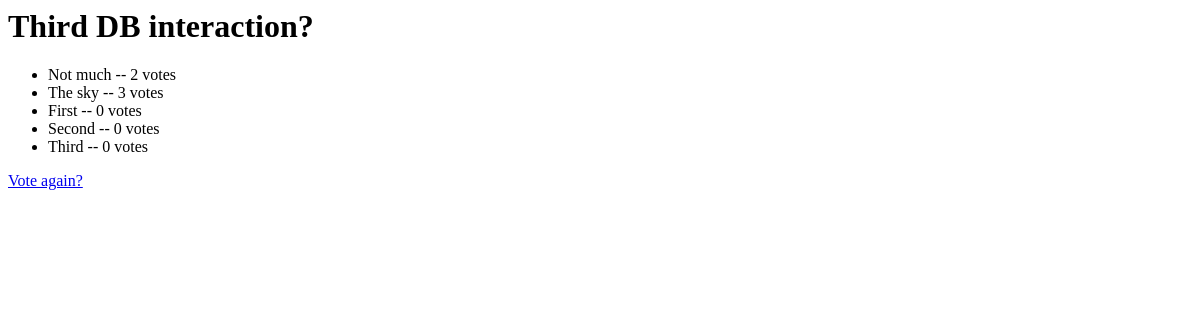
The app's page /polls/3/results/, older data.
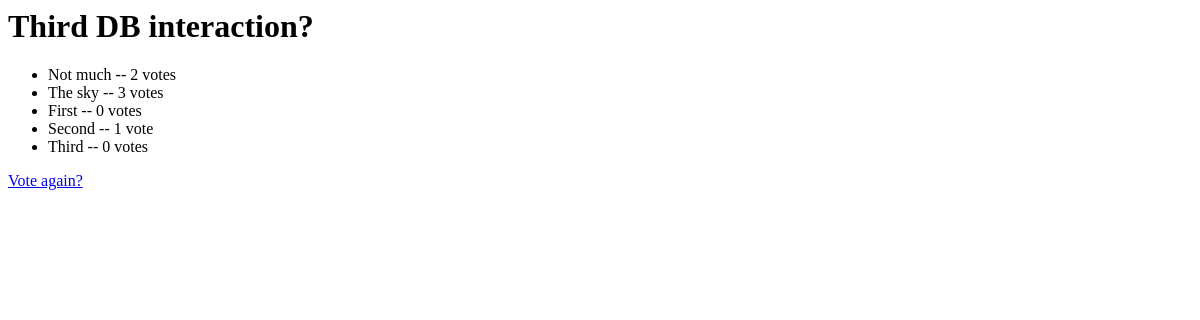
The same page, newer data.
### polls/models.py (models this page shows, shortened)
class Choice(models.Model):
    question = models.ForeignKey(Question)
    choice_text = models.CharField(max_length=200)
    votes = models.IntegerField(default=0)

### polls/views.py (the view)
# urls.py: url(r'^(?P<pk>\d+)/results/$', views.ResultsView.as_view(), name='results'),
class ResultsView(generic.DetailView):
    model = Question
    template_name = 'polls/result.html'

### polls/templates/polls/result.html
<h1>{{ question.question_text }}</h1>
<ul>
{% for choice in question.choice_set.all %}
    <li>{{ choice.choice_text }} -- {{ choice.votes }} vote{{ choice.votes|pluralize }}</li>
{% endfor %}
</ul>
<a href="{% url 'polls:detail' question.id %}">Vote again?</a>

Row changes from the older to the newer data that the page shows:
changed Choice "Second": votes "0" → "1"
